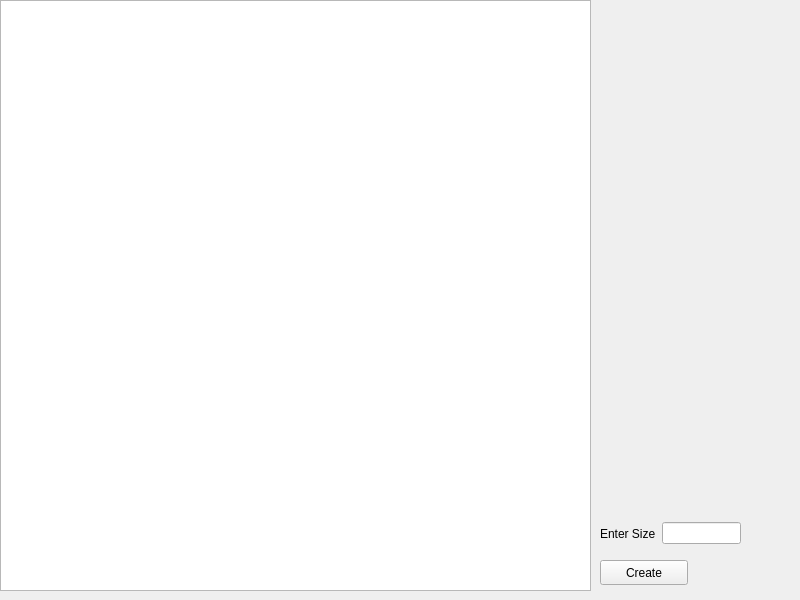
<?xml version="1.0" encoding="UTF-8"?>
<ui version="4.0">
 <class>MainWindow</class>
 <widget class="QMainWindow" name="MainWindow">
  <property name="geometry">
   <rect>
    <x>0</x>
    <y>0</y>
    <width>800</width>
    <height>600</height>
   </rect>
  </property>
  <property name="windowTitle">
   <string>MainWindow</string>
  </property>
  <widget class="QWidget" name="centralwidget">
   <widget class="QPushButton" name="pushButton">
    <property name="geometry">
     <rect>
      <x>600</x>
      <y>560</y>
      <width>88</width>
      <height>25</height>
     </rect>
    </property>
    <property name="text">
     <string>Create</string>
    </property>
   </widget>
   <widget class="QListWidget" name="listWidget">
    <property name="geometry">
     <rect>
      <x>0</x>
      <y>0</y>
      <width>591</width>
      <height>591</height>
     </rect>
    </property>
   </widget>
   <widget class="QWidget" name="">
    <property name="geometry">
     <rect>
      <x>600</x>
      <y>520</y>
      <width>141</width>
      <height>27</height>
     </rect>
    </property>
    <layout class="QHBoxLayout" name="horizontalLayout">
     <item>
      <widget class="QLabel" name="label">
       <property name="text">
        <string>Enter Size</string>
       </property>
      </widget>
     </item>
     <item>
      <widget class="QLineEdit" name="SizeEdit"/>
     </item>
    </layout>
   </widget>
  </widget>
 </widget>
 <resources/>
 <connections/>
</ui>
